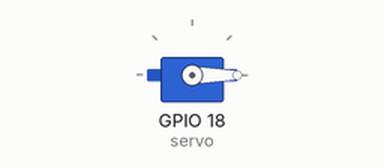
The program below on a simulated Raspberry Pi (BCM pin numbers). Shown: servo. Servo angles are drawn from the pulse width (0.5 ms = 0°, 2.5 ms = 180°).

Above: at 0.05 s.
At 3.0 s:
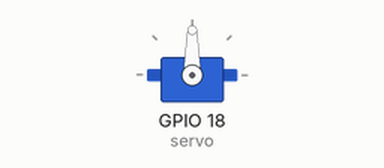
At 6.0 s:
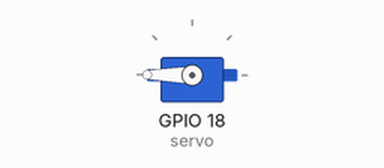
Timing chart, 0 to 7.8 s (numbered marks = the images above):
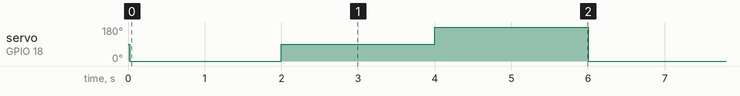

The program:

servo_gpzero18.py
```python
from gpiozero import Servo
from time import sleep

from gpiozero.pins.pigpio import PiGPIOFactory
factory = PiGPIOFactory()
servo = Servo(18, min_pulse_width=0.5/1000, max_pulse_width=2.5/1000, pin_factory=factory)

#servo = Servo(17)
while True:
    servo.min()
    sleep(2)
    servo.mid()
    sleep(2)
    servo.max()
    sleep(2)
```

Measured:
- by itself, servo on GPIO 18 (servo): repeats every 6.0 s: 90° 2.0 s, 180° 2.0 s, 0° 2.0 s
